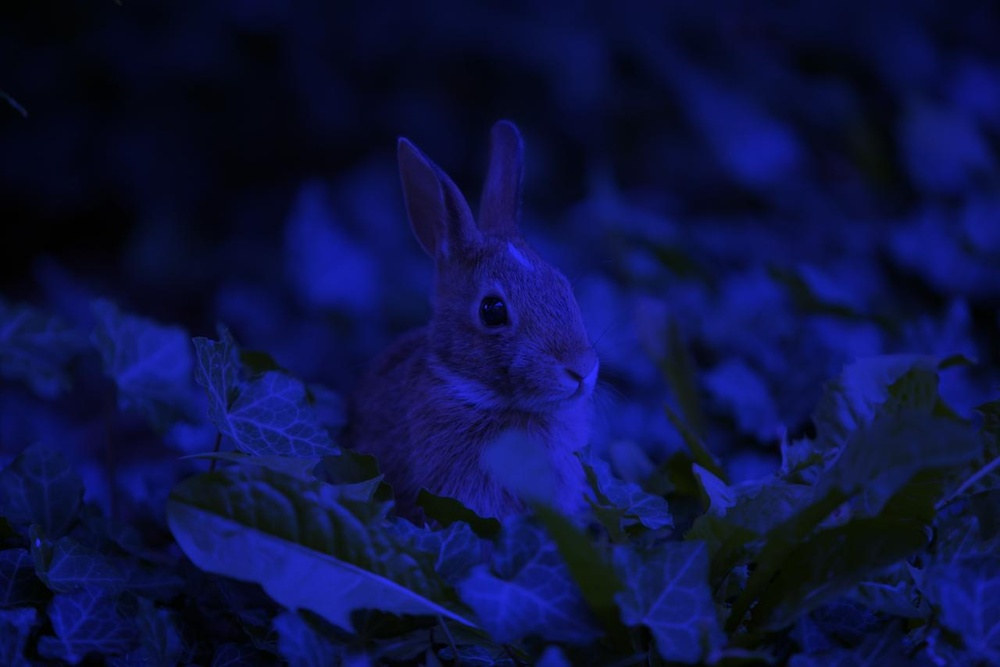
%> input picture assignment 1/ee3tp3picture2023.jpg, 1000 x 667 px, shrunk from 1280 x 854 before the run
$ octave question3.m   (GNU Octave 9; MATLAB toolbox functions it lacks are replaced by stand-ins)
%> lines starting %> are read from the running program, lines starting %| are printed output that depends on the picture
img = imread("ee3tp3picture2023.jpg");
%> img is the input picture: size 667x1000x3 uint8; mean R, G, B 12.5, 18, 68.5

r = img(:,:,1);
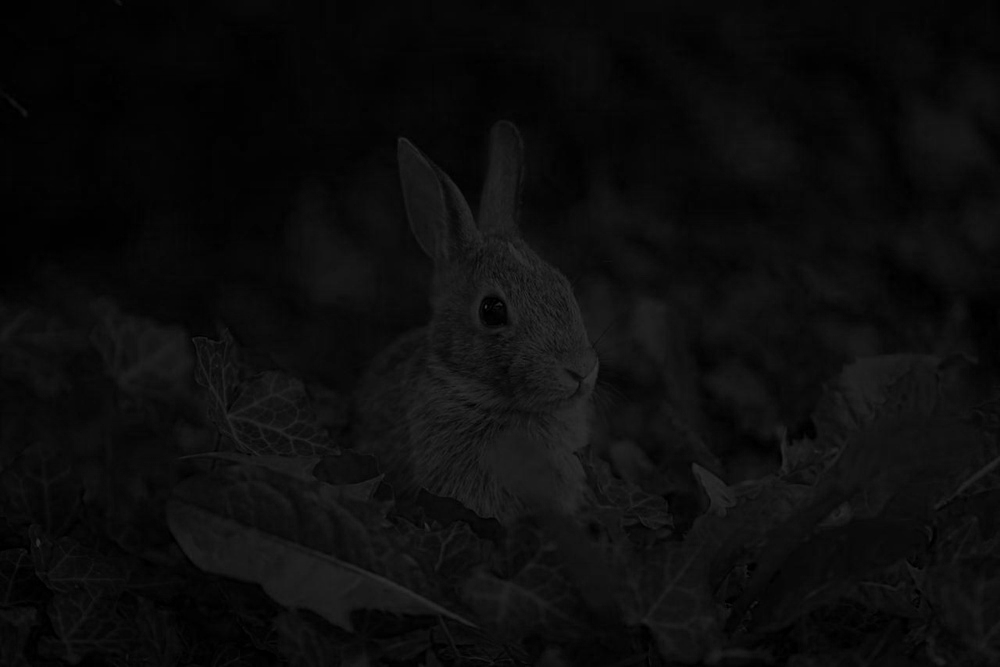
%> r: size 667x1000 uint8; min 0, max 56, mean 12.5
g = img(:,:,2);
b = img(:,:,3);
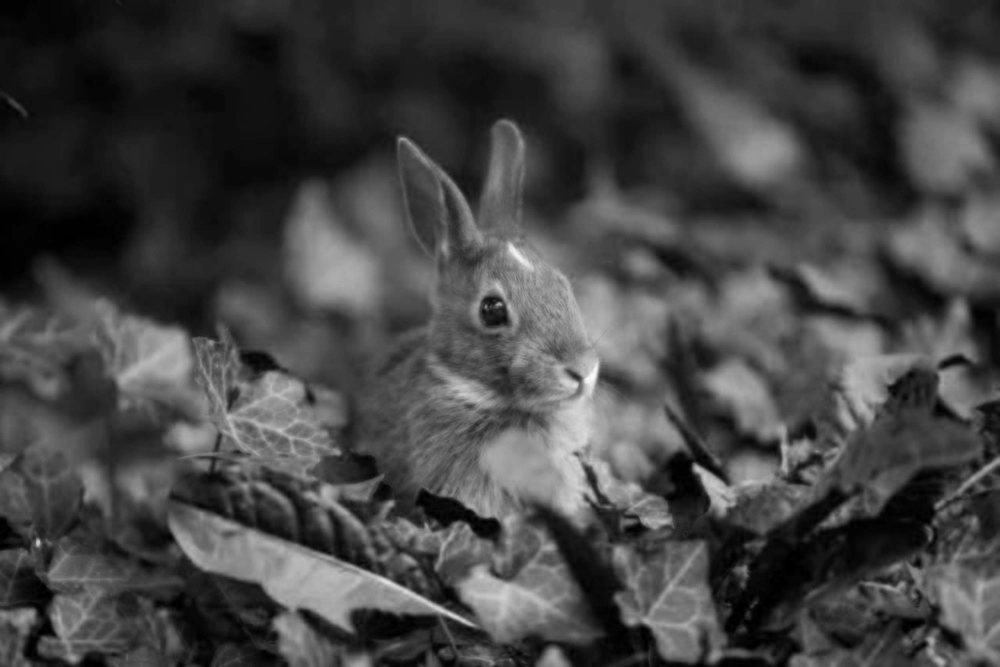
%> b: size 667x1000 uint8; min 0, max 253, mean 68.5

r_scale = 4.92;
g_scale = 4.53;

rec_r = r*r_scale;
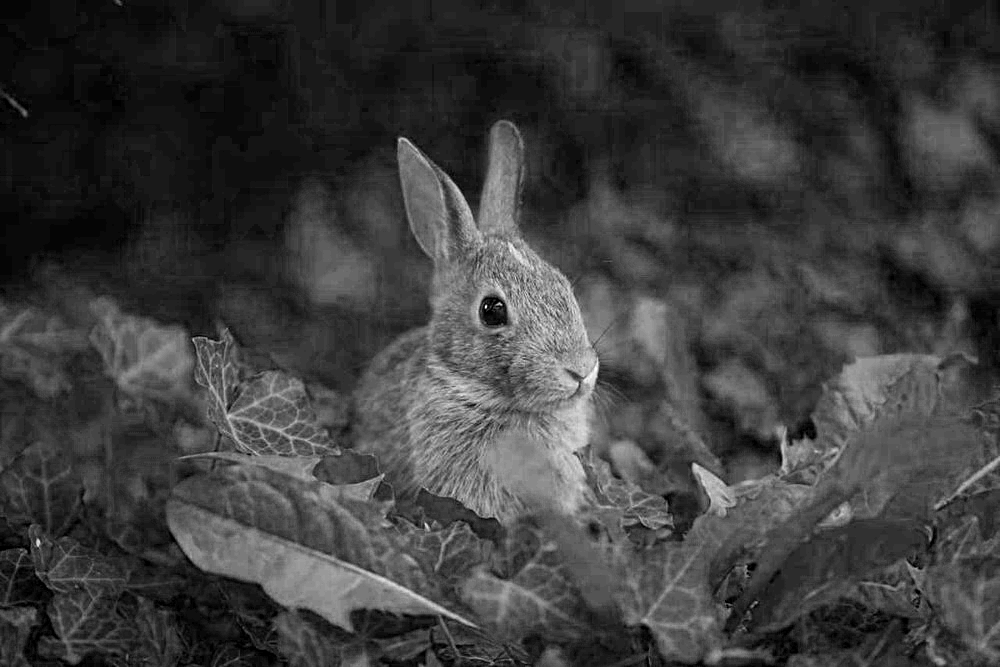
%> rec_r: size 667x1000 uint8; min 0, max 255, mean 61.3
rec_g = g*g_scale;
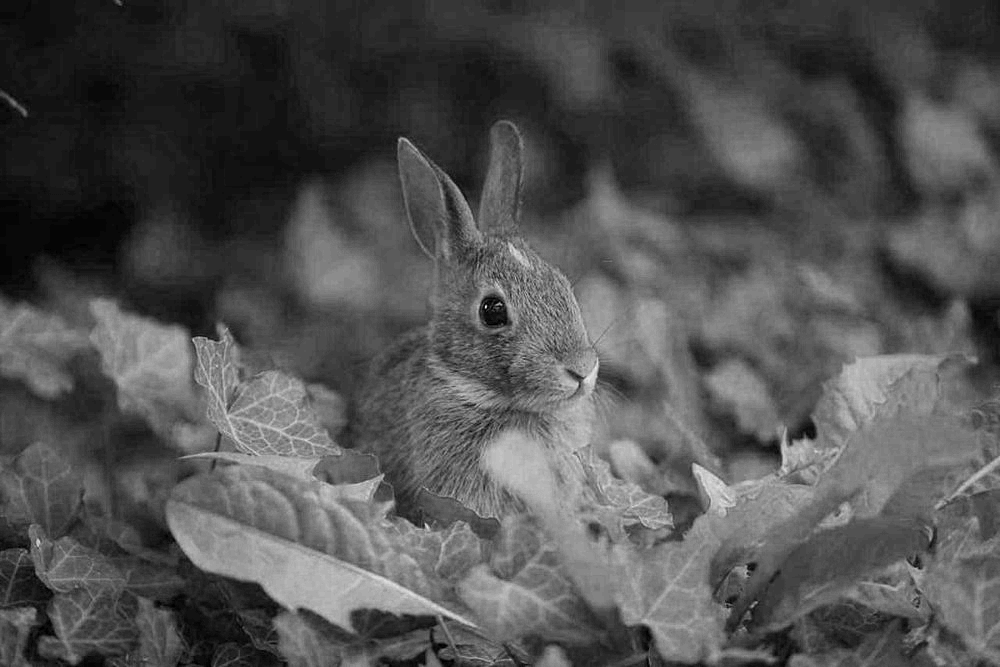
%> rec_g: size 667x1000 uint8; min 0, max 236, mean 81.6

reconstructed_image = cat(3, rec_r, rec_g, b);
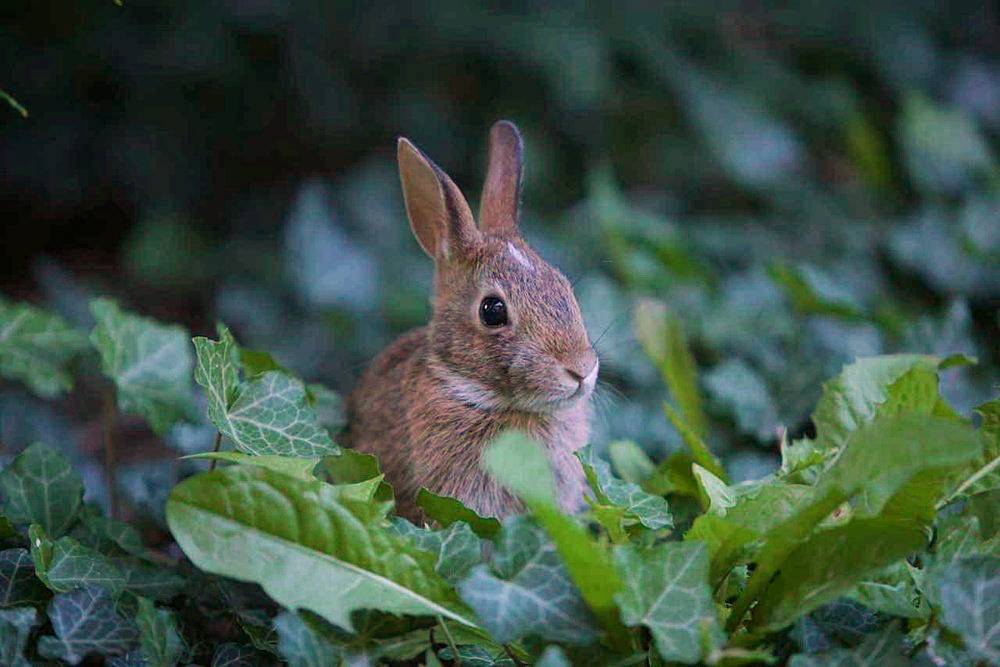
%> reconstructed_image: size 667x1000x3 uint8; mean R, G, B 61.3, 81.6, 68.5

tiledlayout(2,1);
nexttile;
imshow(img);
nexttile;
imshow(reconstructed_image);

%imwrite(reconstructed_image, "my_fixed_image.jpg");
